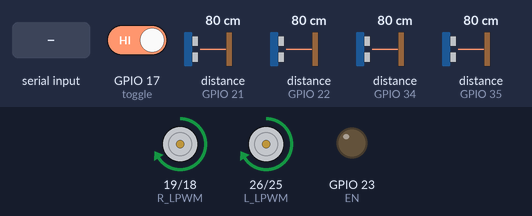
Bench run of a sketch on a simulated ESP32. Parts: motor-driver pin pairs drawn as motors (green arrow = first pin HIGH = forward, orange = second pin HIGH = backward, longer = more drive), output pins drawn as LEDs (lit = HIGH). Wiring (inferred from the names in the program): 4 × ultrasonic range finder: trigger GPIO 4, echo GPIO 22 / trigger GPIO 14, echo GPIO 35 / trigger GPIO 16, echo GPIO 21 / trigger GPIO 27, echo GPIO 34. The inputs (shaded band) are chosen by the test bench; at power-on: distance to the obstacle (sensors on GPIO 21, GPIO 22, GPIO 34, GPIO 35) 80 cm, GPIO 17 (toggle) HIGH. The echo pulse lasts 58.3 µs per cm; nothing arrives over Bluetooth unless stated; pins used as bus, display or sensor lines are not drawn; what the sketch prints to the serial monitor is not drawn.

Above: at 1.2 s.
1.3 s: distance to the obstacle (sensor on GPIO 21) set to 38 cm
2.8 s: distance to the obstacle (sensor on GPIO 21) set to 33 cm
At 3.15 s:
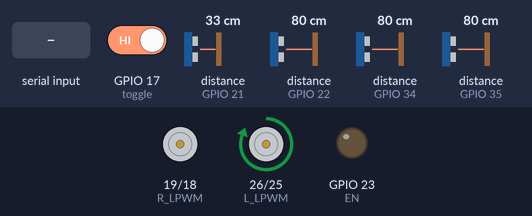
5.8 s: "90\n" received over the second serial link
At 6.7 s:
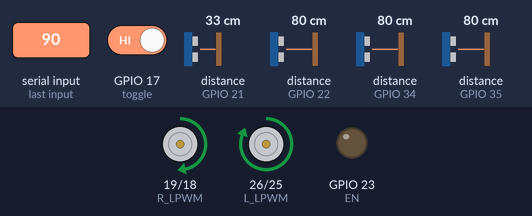
8.4 s: distance to the obstacle (sensor on GPIO 22) set to 9 cm
At 8.66 s:
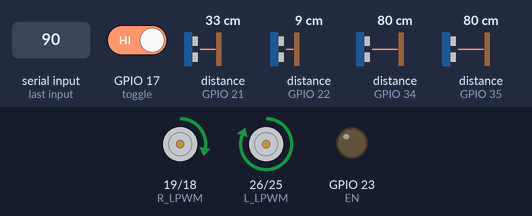
11.4 s: distance to the obstacle (sensor on GPIO 34) set to 35 cm
14.4 s: distance to the obstacle (sensor on GPIO 34) set to 31 cm
Timing chart, 0 to 18.4 s (numbered marks = the images above; inputs shaded):
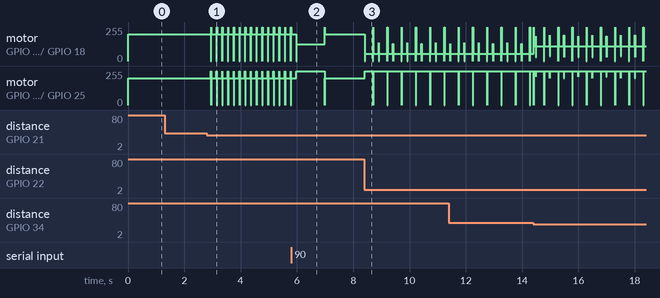

The sketch:

FINAL_EXPO200.ino
```cpp
#include <BluetoothSerial.h>

BluetoothSerial SerialBT;

// PID
volatile float Kp = 10.2 , Kd = 1.65; //200

float derivative = 0.0;
float error, lastError, output;
unsigned long prevMillis;

volatile int baseSpeed = 200;

int leftSpeed, rightSpeed;
const float setPoint = 4;

const int toggle = 17;

const int minDist = 2;
const int maxDist = 45;

float right, left;

struct UltrasonicSensor {
  int trigPin;
  int echoPin;
  int currentDist;
  int prevDist;

  void initializePins() {
    pinMode(trigPin, OUTPUT);
    pinMode(echoPin, INPUT);
  }
};

UltrasonicSensor rightUltra, leftUltra, frontRightUltra, frontLeftUltra;

const int EN = 23;

const int L_LPWM = 26;
const int L_RPWM = 25;

const int R_LPWM = 19;
const int R_RPWM = 18;

// PWM
#define PWM_FREQ 20000
#define PWM_RES 8

void setup() {
  Serial.begin(115200);
  SerialBT.begin("SKYT");

  rightUltra.trigPin = 4;
  rightUltra.echoPin = 22;
  rightUltra.initializePins();

  frontRightUltra.trigPin = 16;
  frontRightUltra.echoPin = 21;
  frontRightUltra.initializePins();

  leftUltra.trigPin = 27;
  leftUltra.echoPin = 34;
  leftUltra.initializePins();

  frontLeftUltra.trigPin = 14;
  frontLeftUltra.echoPin = 35;
  frontLeftUltra.initializePins();

  pinMode(EN, OUTPUT);
  digitalWrite(EN, HIGH);

  ledcAttach(L_RPWM, PWM_FREQ, PWM_RES);
  ledcAttach(L_LPWM, PWM_FREQ, PWM_RES);
  ledcAttach(R_RPWM, PWM_FREQ, PWM_RES);
  ledcAttach(R_LPWM, PWM_FREQ, PWM_RES);

  pinMode(toggle, INPUT_PULLUP);

  xTaskCreatePinnedToCore(BT_TuningTask, "BT_Task", 4000, NULL, 1, NULL, 0);
}

void BT_TuningTask(void *pvParameters) {
  for (;;) {
    if (SerialBT.available()) {
      char type = SerialBT.read();        // Expects 'P', 'D', or 'S'
      float val = SerialBT.parseFloat();  // The new value

      if (type == 'P') {
        Kp = val;
        SerialBT.print("New Kp: ");
        SerialBT.println(Kp);
      } else if (type == 'D') {
        Kd = val;
        SerialBT.print("New Kd: ");
        SerialBT.println(Kd);
      } else if (type == 'S') {
        baseSpeed = (int)val;
        SerialBT.print("New BaseSpeed: ");
        SerialBT.println(baseSpeed);
      }
    }
    vTaskDelay(100 / portTICK_PERIOD_MS);  // Don't hog Core 0
  }
}

void loop() {
  if (!digitalRead(toggle)) digitalWrite(EN, HIGH);
  else digitalWrite(EN, LOW);

  readUltrasonic(rightUltra);
  readUltrasonic(leftUltra);
  readUltrasonic(frontRightUltra);
  readUltrasonic(frontLeftUltra);

  float rightDist = rightUltra.currentDist;
  float leftDist = leftUltra.currentDist;
  float frontRightDist = frontRightUltra.currentDist;
  float frontLeftDist = frontLeftUltra.currentDist;

  Serial.print(rightDist);
  Serial.print(", ");
  Serial.print(leftDist);
  Serial.print(", ");
  Serial.print(frontLeftDist);
  Serial.print(", ");
  Serial.println(frontRightDist);

  if (leftDist <= frontLeftDist) {
    left = leftDist;
  } else left = frontLeftDist;

  if (rightDist <= frontRightDist) right = rightDist;
  else right = frontRightDist;

  Serial.println(Kd);

 error = (leftDist - rightDist) * 0.4 + (frontLeftDist - frontRightDist) * 0.6;
  //};
  //error = left - right;
  output = PID(error);

   if (rightDist <= 4.5) {
    rightSpeed = 130;
    leftSpeed = 230;
    //Serial.println("close right");
  } else if (leftDist <= 4.5) {
    rightSpeed = 230;
    leftSpeed = 130 ;
    //Serial.println("close left");
  } else {
    leftSpeed = baseSpeed + output;
    rightSpeed = baseSpeed - output;
    //Serial.println("mid");
  }
  //leftSpeed = baseSpeed + output;
  //rightSpeed = baseSpeed - output;
  leftSpeed = constrain(leftSpeed, 0, 255);
  rightSpeed = constrain(rightSpeed, 0, 255);

  ledcWrite(L_LPWM, leftSpeed);
  ledcWrite(L_RPWM, 0);

  ledcWrite(R_LPWM, rightSpeed);
  ledcWrite(R_RPWM, 0);
}

void readUltrasonic(UltrasonicSensor &s) {
  digitalWrite(s.trigPin, LOW);
  delayMicroseconds(2);
  digitalWrite(s.trigPin, HIGH);
  delayMicroseconds(10);
  digitalWrite(s.trigPin, LOW);

  long duration = pulseIn(s.echoPin, HIGH, 2300);
  float rawDist = (duration == 0) ? maxDist : (duration * 0.0343 / 2);

  //float distance = (rawDist * 0.7) + (s.prevDist * 0.3);

  s.prevDist = rawDist;
  s.currentDist = rawDist;
}

float PID(float e) {
  unsigned long currentMillis = millis();
  float dt = (currentMillis - prevMillis) / 1000.0;

  derivative = (error - lastError) / dt;

  lastError = e;
  prevMillis = currentMillis;

  return Kp * e + Kd * derivative;
}
```

Measured:
- the behaviour switches between 34 and 33 cm on distance to the obstacle (sensor on GPIO 21) (found by bisection; images 0 and 1)
